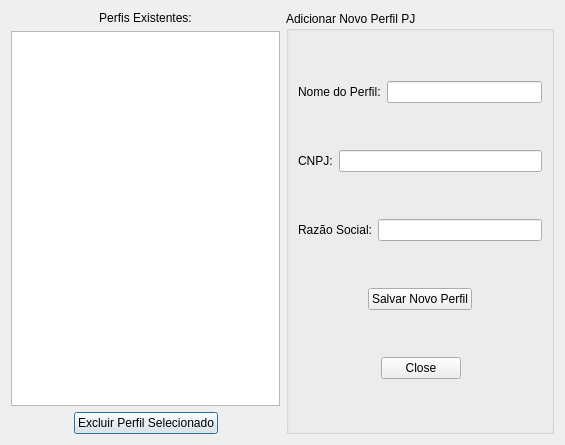
<?xml version="1.0" encoding="UTF-8"?>
<ui version="4.0">
 <class>dialogGerenciarPerfis</class>
 <widget class="QDialog" name="dialogGerenciarPerfis">
  <property name="geometry">
   <rect>
    <x>0</x>
    <y>0</y>
    <width>565</width>
    <height>445</height>
   </rect>
  </property>
  <property name="windowTitle">
   <string>dialogGerenciarPerfis</string>
  </property>
  <layout class="QHBoxLayout" name="horizontalLayout_9">
   <item>
    <layout class="QHBoxLayout" name="horizontalLayout">
     <item>
      <layout class="QVBoxLayout" name="verticalLayout_2">
       <item>
        <layout class="QHBoxLayout" name="horizontalLayout_6">
         <item>
          <widget class="QLabel" name="label_4">
           <property name="text">
            <string>Perfis Existentes:</string>
           </property>
           <property name="alignment">
            <set>Qt::AlignmentFlag::AlignCenter</set>
           </property>
          </widget>
         </item>
        </layout>
       </item>
       <item>
        <widget class="QListWidget" name="listWidgetPerfis"/>
       </item>
       <item>
        <layout class="QHBoxLayout" name="horizontalLayout_8">
         <item>
          <spacer name="horizontalSpacer_5">
           <property name="orientation">
            <enum>Qt::Orientation::Horizontal</enum>
           </property>
           <property name="sizeHint" stdset="0">
            <size>
             <width>40</width>
             <height>20</height>
            </size>
           </property>
          </spacer>
         </item>
         <item>
          <widget class="QPushButton" name="buttonExcluirPerfil">
           <property name="enabled">
            <bool>true</bool>
           </property>
           <property name="text">
            <string>Excluir Perfil Selecionado</string>
           </property>
          </widget>
         </item>
         <item>
          <spacer name="horizontalSpacer_6">
           <property name="orientation">
            <enum>Qt::Orientation::Horizontal</enum>
           </property>
           <property name="sizeHint" stdset="0">
            <size>
             <width>40</width>
             <height>20</height>
            </size>
           </property>
          </spacer>
         </item>
        </layout>
       </item>
      </layout>
     </item>
     <item>
      <widget class="QGroupBox" name="groupBox">
       <property name="title">
        <string>Adicionar Novo Perfil PJ</string>
       </property>
       <layout class="QVBoxLayout" name="verticalLayout">
        <item>
         <layout class="QHBoxLayout" name="horizontalLayout_2">
          <item>
           <widget class="QLabel" name="label">
            <property name="text">
             <string>Nome do Perfil:</string>
            </property>
           </widget>
          </item>
          <item>
           <widget class="QLineEdit" name="lineEditNomePerfil"/>
          </item>
         </layout>
        </item>
        <item>
         <layout class="QHBoxLayout" name="horizontalLayout_3">
          <item>
           <widget class="QLabel" name="label_2">
            <property name="text">
             <string>CNPJ:</string>
            </property>
           </widget>
          </item>
          <item>
           <widget class="QLineEdit" name="lineEditDocumento"/>
          </item>
         </layout>
        </item>
        <item>
         <layout class="QHBoxLayout" name="horizontalLayout_4">
          <item>
           <widget class="QLabel" name="label_3">
            <property name="text">
             <string>Razão Social:</string>
            </property>
           </widget>
          </item>
          <item>
           <widget class="QLineEdit" name="lineEditRazaoSocial"/>
          </item>
         </layout>
        </item>
        <item>
         <layout class="QHBoxLayout" name="horizontalLayout_5">
          <item>
           <spacer name="horizontalSpacer">
            <property name="orientation">
             <enum>Qt::Orientation::Horizontal</enum>
            </property>
            <property name="sizeHint" stdset="0">
             <size>
              <width>40</width>
              <height>20</height>
             </size>
            </property>
           </spacer>
          </item>
          <item>
           <widget class="QPushButton" name="buttonSalvarPerfil">
            <property name="text">
             <string>Salvar Novo Perfil</string>
            </property>
           </widget>
          </item>
          <item>
           <spacer name="horizontalSpacer_2">
            <property name="orientation">
             <enum>Qt::Orientation::Horizontal</enum>
            </property>
            <property name="sizeHint" stdset="0">
             <size>
              <width>40</width>
              <height>20</height>
             </size>
            </property>
           </spacer>
          </item>
         </layout>
        </item>
        <item>
         <layout class="QHBoxLayout" name="horizontalLayout_7">
          <item>
           <spacer name="horizontalSpacer_4">
            <property name="orientation">
             <enum>Qt::Orientation::Horizontal</enum>
            </property>
            <property name="sizeHint" stdset="0">
             <size>
              <width>40</width>
              <height>20</height>
             </size>
            </property>
           </spacer>
          </item>
          <item>
           <widget class="QDialogButtonBox" name="buttonBox">
            <property name="standardButtons">
             <set>QDialogButtonBox::StandardButton::Close</set>
            </property>
           </widget>
          </item>
          <item>
           <spacer name="horizontalSpacer_3">
            <property name="orientation">
             <enum>Qt::Orientation::Horizontal</enum>
            </property>
            <property name="sizeHint" stdset="0">
             <size>
              <width>40</width>
              <height>20</height>
             </size>
            </property>
           </spacer>
          </item>
         </layout>
        </item>
       </layout>
      </widget>
     </item>
    </layout>
   </item>
  </layout>
 </widget>
 <resources/>
 <connections/>
</ui>
